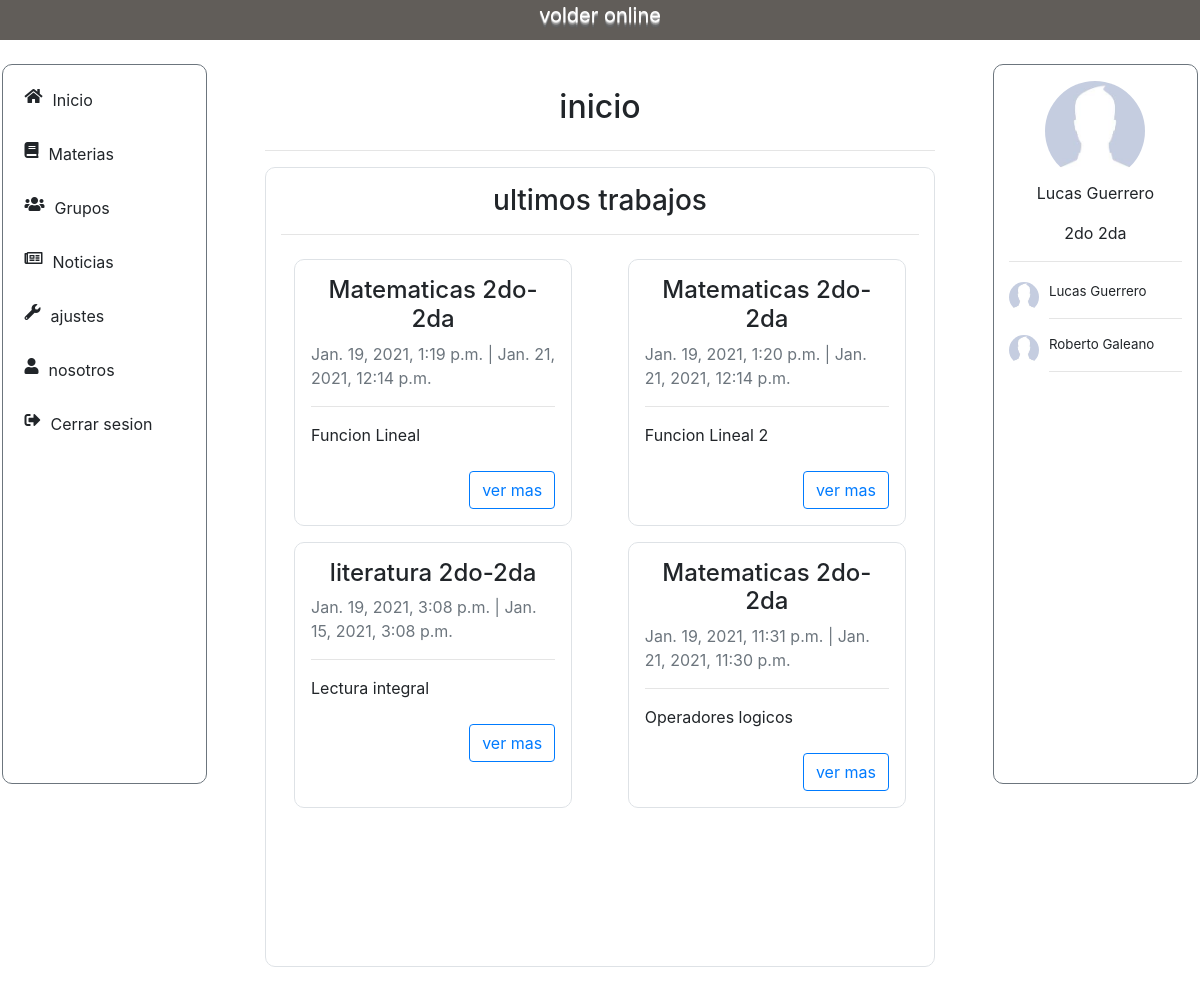
/estudiante/ (signed in), run on the app's committed database.
### usuarios/models.py (models this page shows)
class Trabajo(models.Model):
    titulo = models.CharField(max_length=50)
    materia = models.ForeignKey(Materia, on_delete = models.CASCADE, null=True, blank=True)
    fecha_de_subida = models.DateTimeField(auto_now_add=True)
    fecha_de_entrega = models.DateTimeField(auto_now_add=False)
    tipo_de_trabajo = models.ForeignKey(TipoDeTarea, on_delete = models.CASCADE, null=True, blank=True)
    consigna = models.CharField(max_length=50)
    contenido = models.TextField()
    fuentes = models.CharField(max_length=50)
    def __str__(self):
        return self.titulo

class Materia(models.Model):
    nombre = models.CharField(max_length=50)
    curso = models.ForeignKey(Cursoos, on_delete = models.CASCADE, null=True, blank=True)
    profesor = models.ForeignKey(Profesor, on_delete = models.CASCADE, null=True, blank=True)
    trabajos_entregados = models.IntegerField(null=True, blank=True)
    def __str__(self):
        nombre_y_curso = self.nombre + " " + str(self.curso)
        return nombre_y_curso

class Cursoos(models.Model):
    curso = models.CharField(max_length=10, null=True, blank=True)
    division = models.CharField(max_length=10, null=True, blank=True)
    def __str__(self):
        curso_y_division = self.curso + "-" + self.division
        return curso_y_division

class Estudiante(models.Model):
    user = models.OneToOneField(User, on_delete = models.CASCADE)
    nombre = models.CharField(max_length=50)
    apellido = models.CharField(max_length=50)
    dni = models.IntegerField(unique=True)
    email = models.EmailField(unique=True)
    curso = models.ForeignKey(Cursoos, on_delete = models.CASCADE, null=True, blank=True)
    def __str__(self):
        nombre_y_apellido = self.nombre + " " + self.apellido
        return nombre_y_apellido

### volder_app/views.py (the view)
# urls.py: path('', login_required(views.main), name="home"),
def main(request):
    try:
        request.user.estudiante
        ultimos_trabajos = Trabajo.objects.all()
        id_curso = request.user.estudiante.curso.id
        materias = Materia.objects.filter(curso=id_curso)
        compañero = Estudiante.objects.filter(curso=id_curso)
        cont = {
            "ultimos_trabajo":ultimos_trabajos,
            "materias":materias,
            "compañero":compañero,
        }
        return render(request, "volder/main.html",cont)
    except:
        return redirect("/login/")

### usuarios/models.py (called while the page is built)
    def __str__(self):
        nombre_y_apellido = self.nombre + " " + self.apellido
        return nombre_y_apellido

### volder_app/templates/volder/main.html (shortened to what this page needs)
{% extends 'volder/base.html' %}
{% load static %}
{% block content %}
<div class="mid-contenido mid-contenido-animacion col-10 col-md-7 mx-auto my-4 px-4">
    <h2 id="inicio" class="text-center my-4">inicio</h2> <hr>
    <div class="tarea tarea-animacion col-12 col-md-12  border mx-auto my-2" >
        <h3 class="text-center col-12 pt-3">ultimos trabajos</h3> <hr>
        <div class="row">
            {% for trabajo in ultimos_trabajo %}
                {% if trabajo.materia.curso == user.estudiante.curso %}
                    <div class="trabajos trabajos-animacion col-10 col-md-5 border my-2 mx-auto p-3">
                        <h4 class="titulo text-center">{{trabajo.materia}}</h4>
                        <p class="subitutlo text-muted">{{trabajo.fecha_de_subida}} | {{trabajo.fecha_de_entrega}}</p>
                        <hr>
                        <span>  {{trabajo}}  </span><br><br>
                        <a href="trabajo/{{trabajo.id}}" class="btn btn-outline-primary float-right">ver mas</a>
                    </div>
                {% endif %}
            {% endfor %}
        </div>
    </div>
</div>
{% include 'volder/perfil_alumno.html' %}
{% endblock %}

### volder_app/templates/volder/base.html (shortened to what this page needs)
{% load static %}
<!DOCTYPE html>
<html lang="en"  class="sr">
<head>
    <link rel="stylesheet" type="text/css" href="{% static 'css/estudiante/main.css' %}">
    <link rel="stylesheet" href="https://use.fontawesome.com/releases/v5.8.1/css/all.css">
    <link rel="stylesheet" href="https://stackpath.bootstrapcdn.com/bootstrap/4.4.1/css/bootstrap.min.css">
</head>
<body>
    <header>
        <div id="nav-header" class="pc text-center header-animacion">
            <p>volder online</p>
        </div>
    </header>
    <div class="main row">
        <div id="nav" class="contenedor contenedor-animacion col-2 my-4  mx-auto  border border-secondary">
            <a href="{% url 'home' %}" id="botones"class="row my-3">
                <button  class="col-11 btn mx-auto boton-animacion">
                    <i class="fas fa-home"></i><span>Inicio</span>
                </button>
            </a>
            <a href="#materias" id="botones" class="row my-3">
                <button  class="col-11 btn mx-auto boton-animacion" >
                    <i class="fas fa-book"></i><span> Materias </span>
                </button>
            </a>
            <a href="" id="botones" class="row my-3">
                <button  class="col-11 btn mx-auto boton-animacion">
                    <i class="fas fa-users"></i><span> Grupos </span>
                </button>
            </a>
            <a href=""  id="botones" class="row my-3">
                <button  class="col-11 btn mx-auto boton-animacion">
                    <i class="far fa-newspaper"></i><span> Noticias </span>
                </button>
            </a>
            <a href="" id="botones" class="row my-3">
                <button  class="col-11 btn mx-auto boton-animacion">
                    <i class="fas fa-wrench"></i><span>ajustes</span>
                </button>
            </a>
            <a href="" id="botones" class="row my-3">
                <button  class="col-11 btn mx-auto boton-animacion">
                    <i class="fas fa-user"></i> <span> nosotros </span>
                </button>
            </a>
            <a href="{% url 'logout' %}" id="botones" class="row my-3">
                <button  class="col-11 btn mx-auto boton-animacion">
                    <i class="fas fa-sign-out-alt"></i> <span>Cerrar sesion</span>
                </button>
            </a>
        </div>
            {% block content %}
            {% endblock %}
    </div>
</body>
</html>

### volder_app/templates/volder/perfil_alumno.html
{% load static %}
<div id="container"class="container container-animacion col-10 col-md-2 my-4 border border-secondary">
    <div class="perfil">
        <img class="foto mt-3" src="{% static 'img/fotoPerfil.jpg' %}">
        <div class="nombre">
            <p>{{user.estudiante.nombre}} {{user.estudiante.apellido}}</p>
        </div>
        <div class="curso">
            <p>{{user.estudiante.curso.curso}} {{user.estudiante.curso.division}}</p>
        </div>
    </div>
    <hr>
    <div class="compañeros compañeros-animacion row py-1">
        {% for compañero in compañero %}
            <div class="perfil col-6 col-md-12">
                <img class="foto-compañeros" src="{% static 'img/fotoPerfil.jpg' %}">
                <div class="nick">
                    <p>{{compañero}}</p>
                    <hr>
                </div>
            </div>
        {% endfor %}
    </div>
</div>

### volder_app/static/css/estudiante/main.css (style rules this page uses)
header { background-color: rgb(97, 93, 89); }
header .pc { height: 40px; }
header .pc p { font-size: 20px; color: white; text-shadow: 0 1px 0 #dddddd, 0 2px 0 #a3a3a3, 0 3px 0 #8d8d8d, 0 4px 0 #6b6b6b, 0 5px 0 #666666, 0 6px 0 #5e5e5e; }
#botones { text-decoration: none; border-radius: 5%; }
#botones i { float: left; }
#botones span { float: left; margin-left: 10px; }
.tarea { height: 800px; overflow-y: auto; scrollbar-color: transparent; scrollbar-width: thin; }
.trabajos { border-radius: 20px; }
.border { border-radius: 10px; }
.contenedor, .container { height: 90vh; overflow-y: scroll; scrollbar-color: rgba(0, 0, 0, .5) rgba(0, 0, 0, 0); scrollbar-width: thin; }
#nav-header { position: sticky; top: 0px; }
#nav, #container, #container-comentario { position: sticky; top: 20px; }
.container .perfil .foto { display:block; margin:auto; height: 100px; width: 100px; border-radius: 50%; }
.container .perfil .nombre, .curso { text-align: center; }
.compañeros .foto-compañeros { display:block; float: left; height: 30px; width: 30px; border-radius: 50%; }
.compañeros .nick { font-size: smaller; margin-left: 40px; }

### data on the page
Trabajo: materia "Matematicas 2do-2da", fecha_de_subida "Jan. 19, 2021, 1:19 p.m.", fecha_de_entrega "Jan. 21, 2021, 12:14 p.m.", titulo "Funcion Lineal"
Trabajo: materia "Matematicas 2do-2da", fecha_de_subida "Jan. 19, 2021, 1:20 p.m.", fecha_de_entrega "Jan. 21, 2021, 12:14 p.m.", titulo "Funcion Lineal 2"
Trabajo: materia "literatura 2do-2da", fecha_de_subida "Jan. 19, 2021, 3:08 p.m.", fecha_de_entrega "Jan. 15, 2021, 3:08 p.m.", titulo "Lectura integral"
Trabajo: materia "Matematicas 2do-2da", fecha_de_subida "Jan. 19, 2021, 11:31 p.m.", fecha_de_entrega "Jan. 21, 2021, 11:30 p.m.", titulo "Operadores logicos"
Estudiante: nombre+apellido "Lucas Guerrero"
Estudiante: nombre+apellido "Roberto Galeano"

### other printed values
{{ user.estudiante.nombre }} "Lucas"
{{ user.estudiante.apellido }} "Guerrero"
{{ user.estudiante.curso.curso }} "2do"
{{ user.estudiante.curso.division }} "2da"
